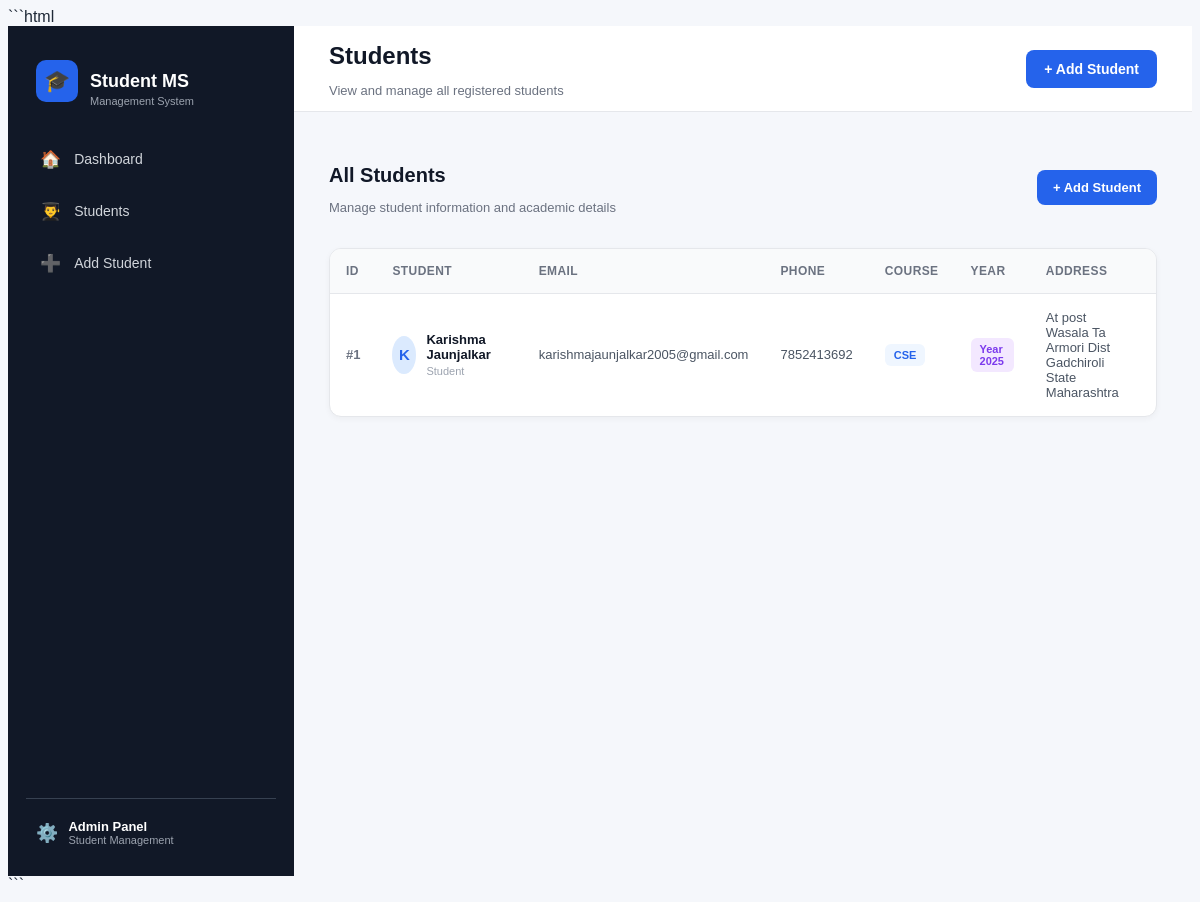
Before: /students with the older database file.
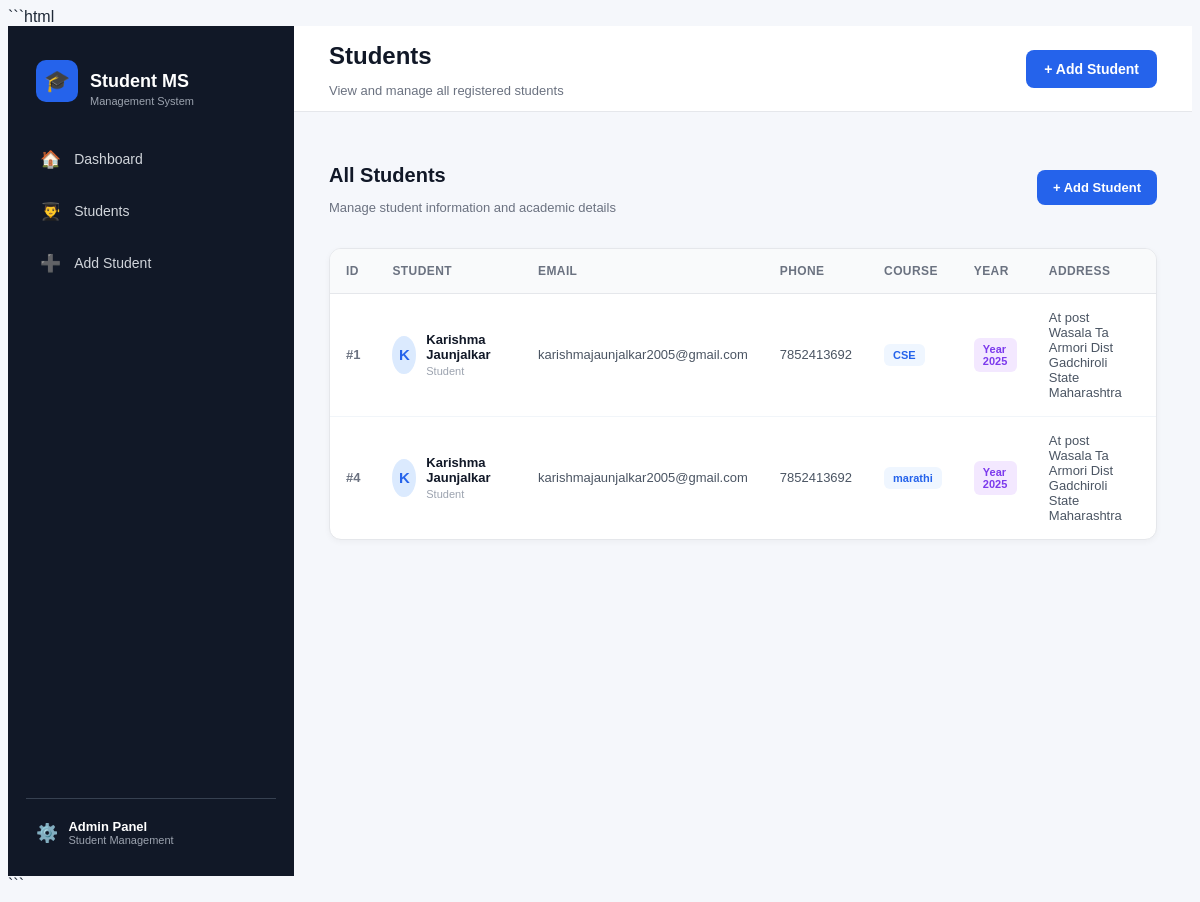
After: the same page with the newer database file.
### tables this page shows
CREATE TABLE students (
            id INTEGER PRIMARY KEY AUTOINCREMENT,
            name TEXT NOT NULL,
            email TEXT NOT NULL,
            phone TEXT,
            course TEXT,
            year INTEGER,
            address TEXT
        );

### app.py (the view)
@app.route("/students")
def students():
    student_list = get_students()
    return render_template(
        "students.html",
        students=student_list
    )

### database.py (called while the page is built)
def get_students():
    connection = sqlite3.connect("students.db")
    cursor = connection.cursor()
    cursor.execute("SELECT * FROM students")
    students = cursor.fetchall()
    connection.close()
    return students

### templates/students.html (shortened to what this page needs)
{% extends "base.html" %}
{% block page_title %}
Students
{% endblock %}
{% block page_subtitle %}
View and manage all registered students
{% endblock %}
{% block content %}
<div class="students-header">
    <div>
        <h2>All Students</h2>
        <p>Manage student information and academic details</p>
    </div>
    <a href="/add-student" class="add-student-button">
        + Add Student
    </a>
</div>
<div class="students-card">
    {% if students %}
    <div class="table-container">
        <table class="students-table">
            <thead>
                <tr>
                    <th>ID</th>
                    <th>Student</th>
                    <th>Email</th>
                    <th>Phone</th>
                    <th>Course</th>
                    <th>Year</th>
                    <th>Address</th>
                    <th>Actions</th>
                </tr>
            </thead>
            <tbody>
                {% for student in students %}
                <tr>
                    <td>
                        <span class="student-id">
                            #{{ student[0] }}
                        </span>
                    </td>
                    <td>
                        <div class="student-info">
                            <div class="student-avatar">
                                {{ student[1][0]|upper }}
                            </div>
                            <div>
                                <strong>{{ student[1] }}</strong>
                                <small>Student</small>
                            </div>
                        </div>
                    </td>
                    <td>
                        {{ student[2] }}
                    </td>
                    <td>
                        {{ student[3] }}
                    </td>
                    <td>
                        <span class="course-badge">
                            {{ student[4] }}
                        </span>
                    </td>
                    <td>
                        <span class="year-badge">
                            Year {{ student[5] }}
                        </span>
                    </td>
                    <td>
                        {{ student[6] }}
                    </td>
                    <td>
                    </td>
                </tr>
                {% endfor %}
            </tbody>
        </table>
    </div>
    {% endif %}
</div>
{% endblock %}

### templates/base.html (shortened to what this page needs)
<!DOCTYPE html>
<html lang="en">
<head>
    <link rel="stylesheet"
          href="{{ url_for('static', filename='style.css') }}">
</head>
<body>
    <div class="app-container">
        <aside class="sidebar">
            <div class="logo">
                <div class="logo-icon">🎓</div>
                <div>
                    <h2>Student MS</h2>
                    <span>Management System</span>
                </div>
            </div>
            <nav class="sidebar-nav">
                <a href="/" class="nav-item">
                    <span>🏠</span>
                    Dashboard
                </a>
                <a href="/students" class="nav-item">
                    <span>👨‍🎓</span>
                    Students
                </a>
                <a href="/add-student" class="nav-item">
                    <span>➕</span>
                    Add Student
                </a>
            </nav>
            <div class="sidebar-footer">
                <div class="footer-icon">⚙️</div>
                <div>
                    <strong>Admin Panel</strong>
                    <small>Student Management</small>
                </div>
            </div>
        </aside>
        <main class="main-content">
            <header class="topbar">
                <div>
                    <h1>{% block page_title %}Dashboard{% endblock %}</h1>
                    <p>
                        {% block page_subtitle %}{% endblock %}
                    </p>
                </div>
                <a href="/add-student" class="topbar-button">
                    + Add Student
                </a>
            </header>
            <section class="page-content">
                {% block content %}
                {% endblock %}
            </section>
        </main>
    </div>
</body>
</html>

### static/style.css (style rules this page uses)
body { font-family: Arial, sans-serif; background-color: #f5f7fb; color: #1f2937; }
.app-container { display: flex; min-height: 100vh; }
.sidebar { width: 250px; min-height: 100vh; background-color: #111827; color: white; display: flex; flex-direction: column; padding: 25px 18px; }
.logo { display: flex; align-items: center; gap: 12px; padding: 5px 10px 30px; }
.logo-icon { width: 42px; height: 42px; background-color: #2563eb; border-radius: 10px; display: flex; align-items: center; justify-content: center; font-size: 21px; }
.logo h2 { font-size: 18px; margin-bottom: 3px; }
.logo span { font-size: 11px; color: #9ca3af; }
.sidebar-nav { display: flex; flex-direction: column; gap: 7px; }
.nav-item { display: flex; align-items: center; gap: 13px; padding: 12px 14px; color: #d1d5db; text-decoration: none; border-radius: 8px; font-size: 14px; transition: 0.2s; }
.nav-item span { font-size: 17px; }
.sidebar-footer { margin-top: auto; border-top: 1px solid #374151; padding: 20px 10px 5px; display: flex; align-items: center; gap: 10px; }
.footer-icon { font-size: 18px; }
.sidebar-footer strong { display: block; font-size: 13px; }
.sidebar-footer small { color: #9ca3af; font-size: 11px; }
.main-content { flex: 1; min-width: 0; }
.topbar { height: 85px; background-color: white; border-bottom: 1px solid #e5e7eb; padding: 0 35px; display: flex; align-items: center; justify-content: space-between; }
.topbar h1 { font-size: 24px; color: #111827; margin-bottom: 4px; }
.topbar p { color: #6b7280; font-size: 13px; }
.topbar-button { background-color: #2563eb; color: white; text-decoration: none; padding: 11px 18px; border-radius: 8px; font-size: 14px; font-weight: bold; transition: 0.2s; }
.page-content { padding: 35px; }
.students-header { display: flex; justify-content: space-between; align-items: center; margin-bottom: 20px; }
.students-header h2 { font-size: 20px; color: #111827; margin-bottom: 5px; }
.students-header p { color: #6b7280; font-size: 13px; }
.add-student-button { display: inline-block; background-color: #2563eb; color: white; text-decoration: none; padding: 10px 16px; border-radius: 8px; font-size: 13px; font-weight: bold; transition: 0.2s; }
.students-card { background-color: white; border: 1px solid #e5e7eb; border-radius: 12px; overflow: hidden; box-shadow: 0 2px 6px rgba(0, 0, 0, 0.04); }
.table-container { width: 100%; overflow-x: auto; }
.students-table { width: 100%; border-collapse: collapse; min-width: 950px; }
.students-table thead { background-color: #f9fafb; }
.students-table th { padding: 15px 16px; text-align: left; font-size: 12px; color: #6b7280; font-weight: 600; text-transform: uppercase; letter-spacing: 0.4px; border-bottom: 1px solid #e5e7eb; }
.students-table td { padding: 16px; border-bottom: 1px solid #f1f5f9; font-size: 13px; color: #4b5563; vertical-align: middle; }
.students-table tbody tr { transition: 0.2s; }
.students-table tbody tr:last-child td { border-bottom: none; }
.student-id { color: #6b7280; font-weight: 600; }
.student-info { display: flex; align-items: center; gap: 10px; }
.student-avatar { width: 38px; height: 38px; background-color: #dbeafe; color: #2563eb; border-radius: 50%; display: flex; align-items: center; justify-content: center; font-weight: bold; font-size: 15px; }
.student-info strong { display: block; color: #111827; font-size: 13px; margin-bottom: 3px; }
.student-info small { color: #9ca3af; font-size: 11px; }
.course-badge { display: inline-block; background-color: #eff6ff; color: #2563eb; padding: 5px 9px; border-radius: 6px; font-size: 11px; font-weight: 600; }
.year-badge { display: inline-block; background-color: #f3e8ff; color: #7c3aed; padding: 5px 9px; border-radius: 6px; font-size: 11px; font-weight: 600; }

Changed rows visible on the page:
added students: id "4", name "K", name "Karishma Jaunjalkar", email "karishmajaunjalkar2005@gmail.com", phone "7852413692", course "marathi", year "2025", address "At post Wasala Ta Armori Dist Gadchiroli State Maharashtra"
